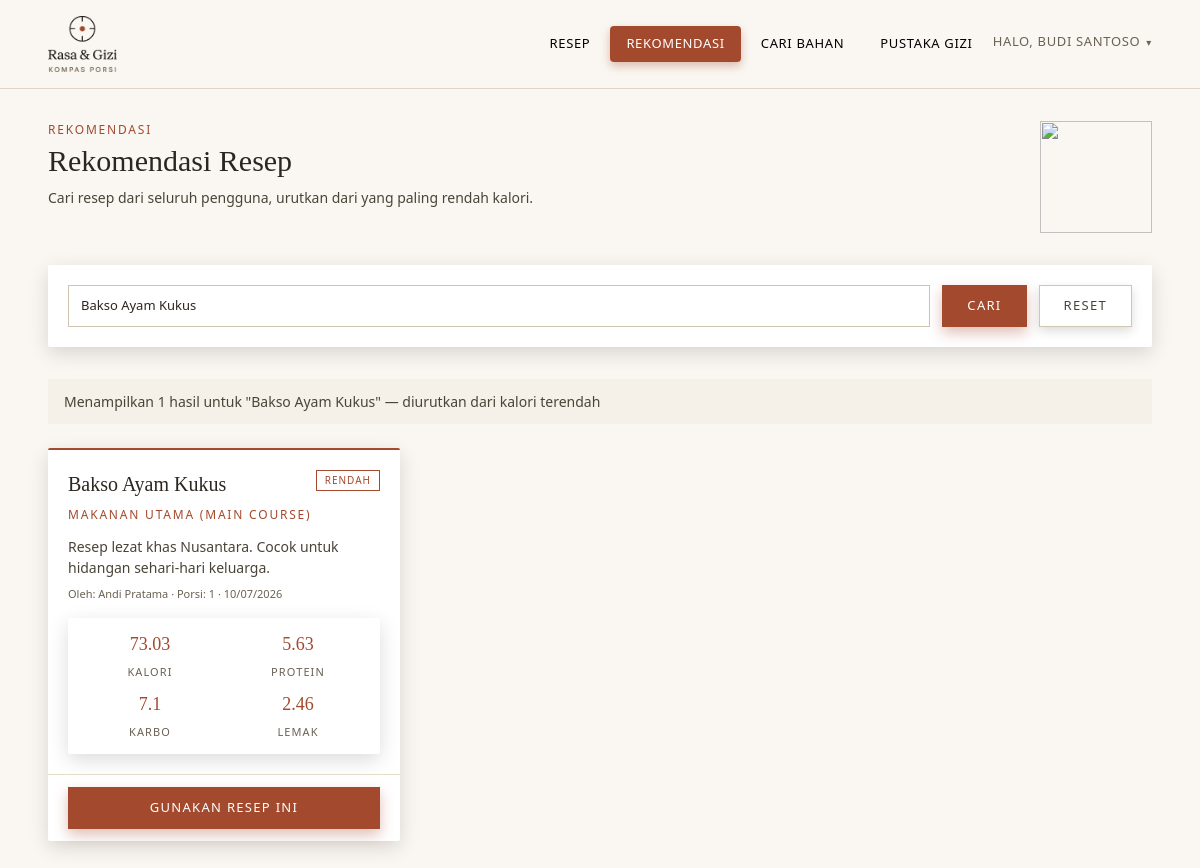
The page /pages/rekomendasi.php?cari=Bakso Ayam Kukus (signed in) on the database its author committed.
### tables this page shows
CREATE TABLE `resep` (
  `id` int NOT NULL,
  `id_user` int NOT NULL,
  `id_kategori` int DEFAULT NULL,
  `judul` varchar(200) NOT NULL,
  `deskripsi` text,
  `langkah_memasak` text NOT NULL,
  `jumlah_porsi` int NOT NULL DEFAULT '1',
  `foto` varchar(500) DEFAULT NULL,
  `created_at` timestamp NULL DEFAULT CURRENT_TIMESTAMP
);

CREATE TABLE `kategori_resep` (
  `id` int NOT NULL,
  `nama_kategori` varchar(100) NOT NULL
);

CREATE TABLE `users` (
  `id` int NOT NULL,
  `nama` varchar(100) NOT NULL,
  `email` varchar(150) NOT NULL,
  `password` varchar(255) NOT NULL,
  `created_at` timestamp NULL DEFAULT CURRENT_TIMESTAMP
);

### includes/fungsi_gizi.php (called while the page is built, shortened)
<?php
require_once __DIR__ . '/../config/koneksi.php';
function hitung_gizi_resep($id_resep) {
    global $koneksi;
    $stmt = mysqli_prepare($koneksi, "SELECT jumlah_porsi, judul FROM resep WHERE id = ?");
    mysqli_stmt_bind_param($stmt, 'i', $id_resep);
    mysqli_stmt_execute($stmt);
    $result = mysqli_stmt_get_result($stmt);
    $resep = mysqli_fetch_assoc($result);
    $jumlah_porsi = (int)$resep['jumlah_porsi'];
    $query = "
        SELECT
            SUM((rb.jumlah_gram / 100) * ((bm.protein_per_100g * 4) + (bm.karbohidrat_per_100g * 4) + (bm.lemak_per_100g * 9))) AS total_kalori,
            SUM((rb.jumlah_gram / 100) * bm.protein_per_100g) AS total_protein,
            SUM((rb.jumlah_gram / 100) * bm.karbohidrat_per_100g) AS total_karbohidrat,
            SUM((rb.jumlah_gram / 100) * bm.lemak_per_100g) AS total_lemak
        FROM resep_bahan rb
        JOIN bahan_makanan bm ON rb.id_bahan = bm.id
        WHERE rb.id_resep = ?
    ";
    $stmt = mysqli_prepare($koneksi, $query);
    mysqli_stmt_bind_param($stmt, 'i', $id_resep);
    mysqli_stmt_execute($stmt);
    $result = mysqli_stmt_get_result($stmt);
    $total = mysqli_fetch_assoc($result);
    return [
        'judul' => $resep['judul'],
        'jumlah_porsi' => $jumlah_porsi,
        'total_kalori' => round($total['total_kalori'] ?? 0, 2),
        'total_protein' => round($total['total_protein'] ?? 0, 2),
        'total_karbohidrat' => round($total['total_karbohidrat'] ?? 0, 2),
        'total_lemak' => round($total['total_lemak'] ?? 0, 2),
        'per_porsi' => [
            'kalori' => $jumlah_porsi > 0 ? round(($total['total_kalori'] ?? 0) / $jumlah_porsi, 2) : 0,
            'protein' => $jumlah_porsi > 0 ? round(($total['total_protein'] ?? 0) / $jumlah_porsi, 2) : 0,
            'karbohidrat' => $jumlah_porsi > 0 ? round(($total['total_karbohidrat'] ?? 0) / $jumlah_porsi, 2) : 0,
            'lemak' => $jumlah_porsi > 0 ? round(($total['total_lemak'] ?? 0) / $jumlah_porsi, 2) : 0,
        ]
    ];
}

### pages/rekomendasi.php (the view, shortened to what this page needs)
<?php
require_once '../config/koneksi.php';
require_once '../includes/fungsi_gizi.php';
$keyword = trim($_GET['cari'] ?? '');
$results = [];
if (!empty($keyword)) {
    $search_param = '%' . $keyword . '%';
    $stmt = mysqli_prepare($koneksi, "
        SELECT r.*, kr.nama_kategori, u.nama AS nama_pembuat
        FROM resep r
        LEFT JOIN kategori_resep kr ON r.id_kategori = kr.id
        LEFT JOIN users u ON r.id_user = u.id
        WHERE r.judul LIKE ? OR r.deskripsi LIKE ?
        ORDER BY r.created_at DESC
    ");
    mysqli_stmt_bind_param($stmt, 'ss', $search_param, $search_param);
    mysqli_stmt_execute($stmt);
    $result = mysqli_stmt_get_result($stmt);
    $resep_list = mysqli_fetch_all($result, MYSQLI_ASSOC);
    foreach ($resep_list as $resep) {
        $gizi = hitung_gizi_resep($resep['id']);
        if ($gizi) {
            $results[] = [
                'id' => $resep['id'],
                'judul' => $resep['judul'],
                'deskripsi' => $resep['deskripsi'],
                'jumlah_porsi' => $resep['jumlah_porsi'],
                'nama_kategori' => $resep['nama_kategori'],
                'nama_pembuat' => $resep['nama_pembuat'],
                'created_at' => $resep['created_at'],
                'kalori_per_porsi' => $gizi['per_porsi']['kalori'],
                'protein_per_porsi' => $gizi['per_porsi']['protein'],
                'karbo_per_porsi' => $gizi['per_porsi']['karbohidrat'],
                'lemak_per_porsi' => $gizi['per_porsi']['lemak'],
            ];
        }
    }
    usort($results, function($a, $b) {
        return $a['kalori_per_porsi'] <=> $b['kalori_per_porsi'];
    });
}
?>
<!DOCTYPE html>
<html lang="id">
<head>
    <script src="https://cdn.tailwindcss.com"></script>
</head>
<body class="bg-[#FAF7F2] text-[#2C2620] font-sans antialiased min-h-screen">
<?php $base_path = '../'; $active_page = 'rekomendasi'; require __DIR__ . '/../includes/partials/navbar.php'; ?>
<div class="max-w-6xl mx-auto px-6 py-8">
    <div class="flex items-start gap-4 md:gap-6 mb-6 md:mb-8">
        <div class="flex-1">
            <span class="text-[#A3492D] text-[11px] md:text-[12px] tracking-[0.15em] uppercase block mb-1">Rekomendasi</span>
            <h1 class="font-serif text-2xl sm:text-3xl text-[#2C2620] font-normal mb-2">Rekomendasi Resep</h1>
            <p class="text-[13px] md:text-[14px] text-[#4A4438]">Cari resep dari seluruh pengguna, urutkan dari yang paling rendah kalori.</p>
        </div>
        <div class="hidden md:block w-20 h-20 md:w-28 md:h-28 shrink-0">
            <img src="../assets/images/rekomendasi.jpg" alt="" class="w-full h-full object-cover">
        </div>
    </div>
    <form method="GET" action="" class="bg-white p-5 mb-8 shadow-[0_6px_20px_rgba(0,0,0,0.14)] rounded-[2px]">
        <div class="flex flex-col sm:flex-row gap-3">
            <input type="search" name="cari" id="searchInput" value="<?= htmlspecialchars($keyword) ?>"
                   class="flex-1 px-3 py-2.5 bg-white border border-[#D1C4B0] text-[13px] text-[#2C2620] focus:outline-none focus:border-[#A3492D] focus:shadow-[0_0_0_2px_rgba(163,73,45,0.1)] transition-all"
                   placeholder="Cari resep... (contoh: bakso, nasi goreng)" autofocus autocomplete="off">
            <button type="submit"
                    class="py-2.5 px-6 border border-[#A3492D] bg-[#A3492D] text-white text-[13px] tracking-[0.1em] uppercase hover:bg-[#8B3D25] hover:-translate-y-0.5 shadow-[0_6px_14px_rgba(163,73,45,0.35)] hover:shadow-[0_8px_22px_rgba(163,73,45,0.45)] transition-all">
                Cari
            </button>
            <?php if (!empty($keyword)): ?>
                <a href="rekomendasi.php"
                   class="py-2.5 px-6 border border-[#D1C4B0] bg-white text-[13px] tracking-[0.1em] uppercase text-[#4A4438] hover:bg-[#F5F0E8] hover:-translate-y-0.5 shadow-[0_4px_10px_rgba(0,0,0,0.14)] hover:shadow-[0_7px_16px_rgba(0,0,0,0.2)] transition-all text-center no-underline">
                    Reset
                </a>
            <?php endif; ?>
        </div>
    </form>
    <?php if (!empty($keyword)): ?>
        <div class="bg-[#F5F0E8] px-4 py-3 mb-6 text-[14px] text-[#4A4438]">
            Menampilkan <span class="font-medium"><?= count($results) ?></span> hasil untuk "<?= htmlspecialchars($keyword) ?>" &mdash; diurutkan dari kalori terendah
        </div>
        <?php if (empty($results)): ?>
            <div class="bg-[#E4DBC8] p-16 text-center">
                <p class="text-[#4A4438] text-base mb-2">Tidak ada resep yang cocok dengan "<?= htmlspecialchars($keyword) ?>"</p>
                <p class="text-[14px] text-[#4A4438] mb-5">Coba gunakan kata kunci lain atau tambah resep baru</p>
                <a href="../resep/tambah.php" class="py-2.5 px-5 border border-[#A3492D] bg-[#A3492D] text-white text-[13px] tracking-[0.1em] uppercase hover:bg-[#8B3D25] hover:-translate-y-0.5 shadow-[0_6px_14px_rgba(163,73,45,0.35)] hover:shadow-[0_8px_22px_rgba(163,73,45,0.45)] transition-all no-underline inline-block">Tambah Resep Baru</a>
            </div>
        <?php else: ?>
            <div class="grid grid-cols-1 md:grid-cols-2 lg:grid-cols-3 gap-6">
                <?php foreach ($results as $r): ?>
                    <div class="bg-white shadow-[0_6px_20px_rgba(0,0,0,0.14)] flex flex-col rounded-[2px]" style="border-top: 2px solid #A3492D;">
                        <div class="p-5 flex-1">
                            <div class="flex justify-between items-start gap-2 mb-2">
                                <h2 class="font-serif text-lg sm:text-xl text-[#2C2620] font-normal"><?= htmlspecialchars($r['judul']) ?></h2>
                                <?php if ($r['kalori_per_porsi'] <= 100): ?>
                                    <span class="text-[#A3492D] text-[9px] sm:text-[10px] tracking-[0.1em] uppercase whitespace-nowrap border border-[#A3492D] px-1.5 sm:px-2 py-0.5">Rendah</span>
                                <?php elseif ($r['kalori_per_porsi'] <= 200): ?>
                                    <span class="text-[#6B6154] text-[9px] sm:text-[10px] tracking-[0.1em] uppercase whitespace-nowrap border border-[#DFD5C4] px-1.5 sm:px-2 py-0.5">Sedang</span>
                                <?php else: ?>
                                    <span class="text-[#6B6154] text-[9px] sm:text-[10px] tracking-[0.1em] uppercase whitespace-nowrap border border-[#DFD5C4] px-1.5 sm:px-2 py-0.5">Tinggi</span>
                                <?php endif; ?>
                            </div>
                            <?php if ($r['nama_kategori']): ?>
                                <span class="text-[#A3492D] text-[12px] tracking-[0.15em] uppercase block mb-3"><?= htmlspecialchars($r['nama_kategori']) ?></span>
                            <?php endif; ?>
                            <p class="text-[14px] text-[#4A4438] mb-2 line-clamp-2"><?= htmlspecialchars(substr($r['deskripsi'] ?? '', 0, 100)) ?></p>
                            <p class="text-[11px] text-[#6B6154] mb-4">
                                Oleh: <?= htmlspecialchars($r['nama_pembuat']) ?> &middot;
                                Porsi: <?= $r['jumlah_porsi'] ?> &middot;
                                <?= date('d/m/Y', strtotime($r['created_at'])) ?>
                            </p>
                            <div class="bg-white p-3 grid grid-cols-2 gap-2 text-center shadow-[0_6px_20px_rgba(0,0,0,0.14)] rounded-[2px]">
                                <div>
                                    <span class="block font-serif text-lg text-[#A3492D]"><?= $r['kalori_per_porsi'] ?></span>
                                    <span class="text-[11px] tracking-[0.1em] uppercase text-[#6B6154]">Kalori</span>
                                </div>
                                <div>
                                    <span class="block font-serif text-lg text-[#A3492D]"><?= $r['protein_per_porsi'] ?></span>
                                    <span class="text-[11px] tracking-[0.1em] uppercase text-[#6B6154]">Protein</span>
                                </div>
                                <div>
                                    <span class="block font-serif text-lg text-[#A3492D]"><?= $r['karbo_per_porsi'] ?></span>
                                    <span class="text-[11px] tracking-[0.1em] uppercase text-[#6B6154]">Karbo</span>
                                </div>
                                <div>
                                    <span class="block font-serif text-lg text-[#A3492D]"><?= $r['lemak_per_porsi'] ?></span>
                                    <span class="text-[11px] tracking-[0.1em] uppercase text-[#6B6154]">Lemak</span>
                                </div>
                            </div>
                        </div>
                        <div class="border-t border-[#E4DBC8] px-5 py-3">
                            <a href="../resep/gunakan.php?sumber=<?= $r['id'] ?>"
                               class="block w-full text-center py-2.5 border border-[#A3492D] bg-[#A3492D] text-white text-[13px] tracking-[0.1em] uppercase hover:bg-[#8B3D25] hover:-translate-y-0.5 shadow-[0_6px_14px_rgba(163,73,45,0.35)] hover:shadow-[0_8px_22px_rgba(163,73,45,0.45)] transition-all no-underline">
                                Gunakan Resep Ini
                            </a>
                        </div>
                    </div>
                <?php endforeach; ?>
            </div>
        <?php endif; ?>
    <?php endif; ?>
</div>
</body>
</html>

### rows shown on the page
resep: judul "Bakso Ayam Kukus", id_kategori.nama_kategori "MAKANAN UTAMA (MAIN COURSE)", deskripsi "Resep lezat khas Nusantara. Cocok untuk hidangan sehari-hari keluarga.", id_user.nama "Andi Pratama", jumlah_porsi "1", created_at "10/07/2026", kalori_per_porsi "73.03", protein_per_porsi "5.63", karbo_per_porsi "7.1", lemak_per_porsi "2.46"

### other values the page prints
$_SESSION['nama'] "BUDI SANTOSO"
count($results) "1"
$keyword "Bakso Ayam Kukus"
